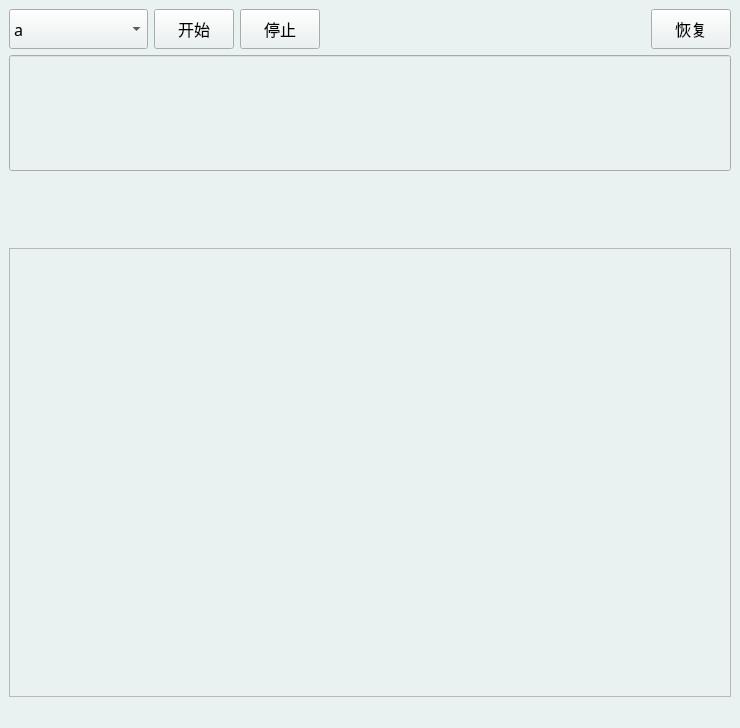
<?xml version="1.0" encoding="UTF-8"?>
<ui version="4.0">
 <class>MainWindow</class>
 <widget class="QMainWindow" name="MainWindow">
  <property name="geometry">
   <rect>
    <x>0</x>
    <y>0</y>
    <width>740</width>
    <height>728</height>
   </rect>
  </property>
  <property name="font">
   <font>
    <family>Fira Code Retina</family>
    <pointsize>12</pointsize>
   </font>
  </property>
  <property name="contextMenuPolicy">
   <enum>Qt::NoContextMenu</enum>
  </property>
  <property name="windowTitle">
   <string>Cet4单词朗读记忆</string>
  </property>
  <property name="windowIcon">
   <iconset resource="resource.qrc">
    <normaloff>:/images/cet4.png</normaloff>:/images/cet4.png</iconset>
  </property>
  <property name="layoutDirection">
   <enum>Qt::LeftToRight</enum>
  </property>
  <property name="styleSheet">
   <string notr="true">background-color: rgb(233, 241, 241);</string>
  </property>
  <widget class="QWidget" name="centralwidget">
   <layout class="QVBoxLayout" name="verticalLayout">
    <item>
     <layout class="QHBoxLayout" name="horizontalLayout_2">
      <item>
       <widget class="QComboBox" name="boxLetter">
        <property name="minimumSize">
         <size>
          <width>139</width>
          <height>40</height>
         </size>
        </property>
        <property name="maximumSize">
         <size>
          <width>139</width>
          <height>40</height>
         </size>
        </property>
        <property name="font">
         <font>
          <family>宋体</family>
          <pointsize>12</pointsize>
         </font>
        </property>
        <item>
         <property name="text">
          <string>a</string>
         </property>
         <property name="icon">
          <iconset resource="resource.qrc">
           <normaloff>:/images/a.png</normaloff>:/images/a.png</iconset>
         </property>
        </item>
        <item>
         <property name="text">
          <string>b</string>
         </property>
         <property name="icon">
          <iconset resource="resource.qrc">
           <normaloff>:/images/b.png</normaloff>:/images/b.png</iconset>
         </property>
        </item>
        <item>
         <property name="text">
          <string>c</string>
         </property>
         <property name="icon">
          <iconset resource="resource.qrc">
           <normaloff>:/images/c.png</normaloff>:/images/c.png</iconset>
         </property>
        </item>
        <item>
         <property name="text">
          <string>d</string>
         </property>
         <property name="icon">
          <iconset resource="resource.qrc">
           <normaloff>:/images/d.png</normaloff>:/images/d.png</iconset>
         </property>
        </item>
        <item>
         <property name="text">
          <string>e</string>
         </property>
         <property name="icon">
          <iconset resource="resource.qrc">
           <normaloff>:/images/e.png</normaloff>:/images/e.png</iconset>
         </property>
        </item>
        <item>
         <property name="text">
          <string>f</string>
         </property>
         <property name="icon">
          <iconset resource="resource.qrc">
           <normaloff>:/images/f.png</normaloff>:/images/f.png</iconset>
         </property>
        </item>
        <item>
         <property name="text">
          <string>g</string>
         </property>
         <property name="icon">
          <iconset resource="resource.qrc">
           <normaloff>:/images/g.png</normaloff>:/images/g.png</iconset>
         </property>
        </item>
        <item>
         <property name="text">
          <string>h</string>
         </property>
         <property name="icon">
          <iconset resource="resource.qrc">
           <normaloff>:/images/h.png</normaloff>:/images/h.png</iconset>
         </property>
        </item>
        <item>
         <property name="text">
          <string>i</string>
         </property>
         <property name="icon">
          <iconset resource="resource.qrc">
           <normaloff>:/images/i.png</normaloff>:/images/i.png</iconset>
         </property>
        </item>
        <item>
         <property name="text">
          <string>j</string>
         </property>
         <property name="icon">
          <iconset resource="resource.qrc">
           <normaloff>:/images/j.png</normaloff>:/images/j.png</iconset>
         </property>
        </item>
        <item>
         <property name="text">
          <string>k</string>
         </property>
         <property name="icon">
          <iconset resource="resource.qrc">
           <normaloff>:/images/k.png</normaloff>:/images/k.png</iconset>
         </property>
        </item>
        <item>
         <property name="text">
          <string>l</string>
         </property>
         <property name="icon">
          <iconset resource="resource.qrc">
           <normaloff>:/images/l.png</normaloff>:/images/l.png</iconset>
         </property>
        </item>
        <item>
         <property name="text">
          <string>m</string>
         </property>
         <property name="icon">
          <iconset resource="resource.qrc">
           <normaloff>:/images/m.png</normaloff>:/images/m.png</iconset>
         </property>
        </item>
        <item>
         <property name="text">
          <string>n</string>
         </property>
         <property name="icon">
          <iconset resource="resource.qrc">
           <normaloff>:/images/n.png</normaloff>:/images/n.png</iconset>
         </property>
        </item>
        <item>
         <property name="text">
          <string>o</string>
         </property>
         <property name="icon">
          <iconset resource="resource.qrc">
           <normaloff>:/images/o.png</normaloff>:/images/o.png</iconset>
         </property>
        </item>
        <item>
         <property name="text">
          <string>p</string>
         </property>
         <property name="icon">
          <iconset resource="resource.qrc">
           <normaloff>:/images/p.png</normaloff>:/images/p.png</iconset>
         </property>
        </item>
        <item>
         <property name="text">
          <string>q</string>
         </property>
         <property name="icon">
          <iconset resource="resource.qrc">
           <normaloff>:/images/q.png</normaloff>:/images/q.png</iconset>
         </property>
        </item>
        <item>
         <property name="text">
          <string>r</string>
         </property>
         <property name="icon">
          <iconset resource="resource.qrc">
           <normaloff>:/images/r.png</normaloff>:/images/r.png</iconset>
         </property>
        </item>
        <item>
         <property name="text">
          <string>s</string>
         </property>
         <property name="icon">
          <iconset resource="resource.qrc">
           <normaloff>:/images/s.png</normaloff>:/images/s.png</iconset>
         </property>
        </item>
        <item>
         <property name="text">
          <string>t</string>
         </property>
         <property name="icon">
          <iconset resource="resource.qrc">
           <normaloff>:/images/t.png</normaloff>:/images/t.png</iconset>
         </property>
        </item>
        <item>
         <property name="text">
          <string>u</string>
         </property>
         <property name="icon">
          <iconset resource="resource.qrc">
           <normaloff>:/images/u.png</normaloff>:/images/u.png</iconset>
         </property>
        </item>
        <item>
         <property name="text">
          <string>v</string>
         </property>
         <property name="icon">
          <iconset resource="resource.qrc">
           <normaloff>:/images/v.png</normaloff>:/images/v.png</iconset>
         </property>
        </item>
        <item>
         <property name="text">
          <string>w</string>
         </property>
         <property name="icon">
          <iconset resource="resource.qrc">
           <normaloff>:/images/w.png</normaloff>:/images/w.png</iconset>
         </property>
        </item>
        <item>
         <property name="text">
          <string>x</string>
         </property>
         <property name="icon">
          <iconset resource="resource.qrc">
           <normaloff>:/images/x.png</normaloff>:/images/x.png</iconset>
         </property>
        </item>
        <item>
         <property name="text">
          <string>y</string>
         </property>
         <property name="icon">
          <iconset resource="resource.qrc">
           <normaloff>:/images/y.png</normaloff>:/images/y.png</iconset>
         </property>
        </item>
        <item>
         <property name="text">
          <string>z</string>
         </property>
         <property name="icon">
          <iconset resource="resource.qrc">
           <normaloff>:/images/z.png</normaloff>:/images/z.png</iconset>
         </property>
        </item>
       </widget>
      </item>
      <item>
       <widget class="QPushButton" name="btnCtrl">
        <property name="minimumSize">
         <size>
          <width>80</width>
          <height>40</height>
         </size>
        </property>
        <property name="maximumSize">
         <size>
          <width>80</width>
          <height>40</height>
         </size>
        </property>
        <property name="font">
         <font>
          <family>宋体</family>
          <pointsize>12</pointsize>
         </font>
        </property>
        <property name="text">
         <string>开始</string>
        </property>
       </widget>
      </item>
      <item>
       <widget class="QPushButton" name="btnStop">
        <property name="minimumSize">
         <size>
          <width>80</width>
          <height>40</height>
         </size>
        </property>
        <property name="maximumSize">
         <size>
          <width>80</width>
          <height>40</height>
         </size>
        </property>
        <property name="font">
         <font>
          <family>宋体</family>
          <pointsize>12</pointsize>
         </font>
        </property>
        <property name="text">
         <string>停止</string>
        </property>
       </widget>
      </item>
      <item>
       <spacer name="horizontalSpacer_2">
        <property name="orientation">
         <enum>Qt::Horizontal</enum>
        </property>
        <property name="sizeHint" stdset="0">
         <size>
          <width>40</width>
          <height>20</height>
         </size>
        </property>
       </spacer>
      </item>
      <item>
       <widget class="QPushButton" name="btnRestore">
        <property name="minimumSize">
         <size>
          <width>80</width>
          <height>40</height>
         </size>
        </property>
        <property name="maximumSize">
         <size>
          <width>80</width>
          <height>40</height>
         </size>
        </property>
        <property name="font">
         <font>
          <family>宋体</family>
          <pointsize>12</pointsize>
         </font>
        </property>
        <property name="text">
         <string>恢复</string>
        </property>
       </widget>
      </item>
     </layout>
    </item>
    <item>
     <widget class="QLineEdit" name="lineEditWord">
      <property name="enabled">
       <bool>true</bool>
      </property>
      <property name="font">
       <font>
        <family>Arial</family>
        <pointsize>72</pointsize>
       </font>
      </property>
      <property name="readOnly">
       <bool>true</bool>
      </property>
     </widget>
    </item>
    <item>
     <widget class="QLabel" name="labelMean">
      <property name="font">
       <font>
        <family>Fira Code Retina</family>
        <pointsize>36</pointsize>
       </font>
      </property>
      <property name="text">
       <string/>
      </property>
     </widget>
    </item>
    <item>
     <widget class="QListView" name="listView">
      <property name="font">
       <font>
        <family>Fira Code Retina</family>
        <pointsize>14</pointsize>
       </font>
      </property>
     </widget>
    </item>
   </layout>
  </widget>
  <widget class="QMenuBar" name="menubar">
   <property name="geometry">
    <rect>
     <x>0</x>
     <y>0</y>
     <width>740</width>
     <height>23</height>
    </rect>
   </property>
  </widget>
  <widget class="QStatusBar" name="statusbar"/>
 </widget>
 <resources>
  <include location="resource.qrc"/>
 </resources>
 <connections/>
</ui>
